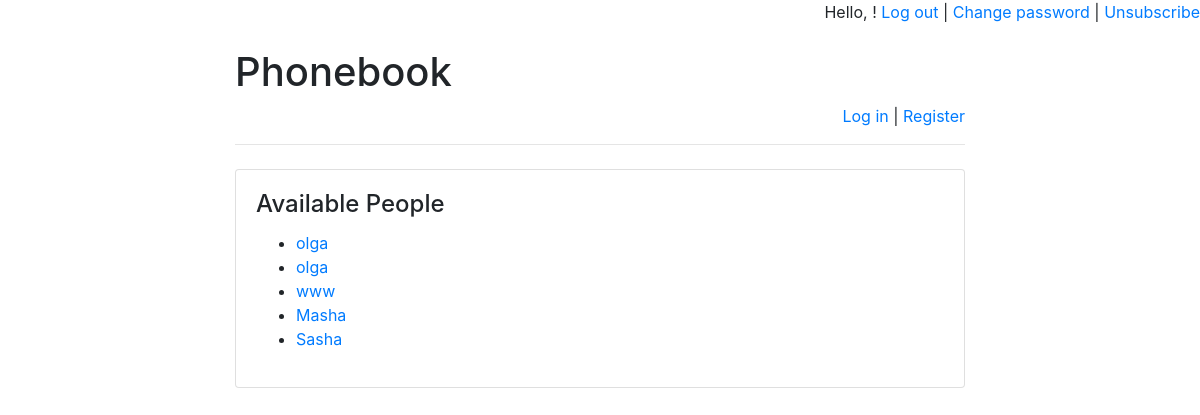
Page /phonebook/ on the committed database.
### phonebook/models.py (models this page shows)
class Name(models.Model):
    person_name = models.CharField(max_length=255)
    pub_date = models.DateTimeField('date published')

### phonebook/views.py (the view)
# urls.py: path(r'', views.index, name='index'),
def index(request):
    message = None
    if "message" in request.GET:
        message = request.GET["message"]
    return render(
        request,
        "index.html",
        {
            "latest_names":
                Name.objects.order_by('-pub_date')[:5],
            "message": message
        }
    )

### templates/index.html (shortened to what this page needs)
{% extends 'base.html' %}
{% block main %}
<h4 class="card-title">Available People</h4>
{% if latest_names %}
<ul>
{% for name in latest_names %}
 <li>
                <a href="/phonebook/{{ name.id }}/">
                    {{ name.person_name }}
                </a>
            </li>
{% endfor %}
</ul>
{% else %}
<p>No people are available right now.</p>
{% endif %}
{% endblock %}

### rows in the picture
Name: person_name "olga"
Name: person_name "olga"
Name: person_name "www"
Name: person_name "Masha"
Name: person_name "Sasha"
